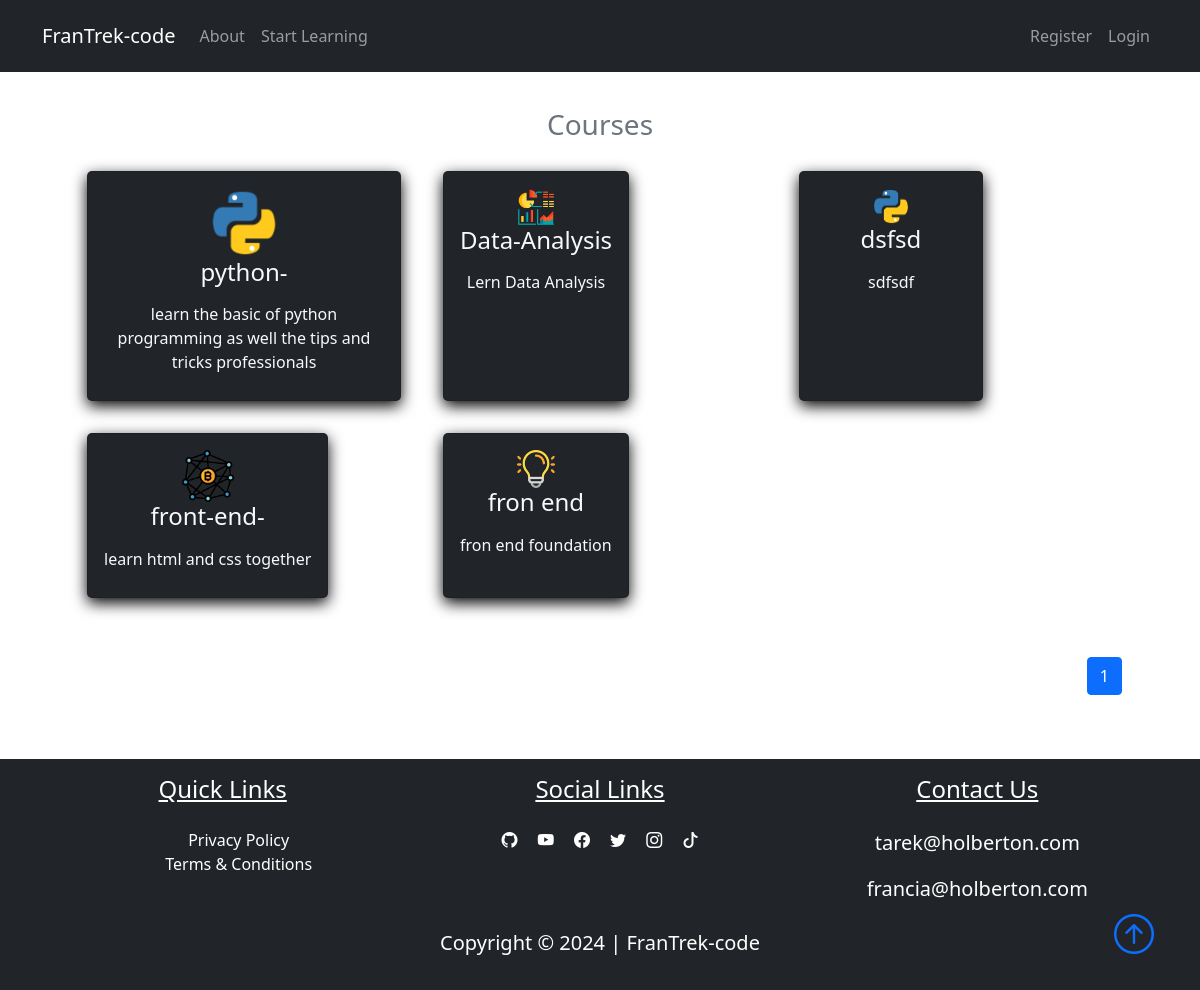
Screenshot of /courses with the database file from the repository.
### FranTrek/models.py (models this page shows, shortened)
class Course(db.Model):
    id = db.Column(db.Integer, primary_key=True)
    title = db.Column(db.String(50), unique=True, nullable=False)
    description = db.Column(db.String(150), nullable=False)
    icon = db.Column(db.String(20), nullable=False, default="default_icon.jpg")
    lessons = db.relationship("Lesson", backref="course_name", lazy=True)

### FranTrek/courses/routes.py (the view)
@courses_bp.route("/courses")
def courses():
    page = request.args.get("page", 1, type=int)
    courses = Course.query.paginate(page=page, per_page=6)
    return render_template("courses.html", title="Courses", courses=courses)

### FranTrek/templates/courses.html
{% extends "layout.html"%}
{% block content %}
<section class="bg-ligh">
    <div class="container p-5">
        <h3 class="text-center text-secondary" id='learn'>Courses</h3>
        <div class="row">
            {% for course in courses.items %}
            <div class="col-sm-12 col-md-6 col-lg-4 p-3 d-flex align-items-stretch">
                <a href="{{url_for('courses.course', course_title=course.title)}}" class="text-decoration-none">
                    <div class="card bg-dark text-light h-100">
                        <div class="card-body text-center">
                            <img src="{{url_for('static', filename='course_icons/'+course.icon)}}" alt=""
                                class="card-img w-25">
                            <h4 class="card-title mb-3">
                                {{course.title}}
                            </h4>
                            <p class="card-text">{{course.description}}</p>
                        </div>
                    </div>
                </a>
            </div>
            {% endfor %}
            <nav class="mt-5" aria-label="...">
                <ul class="pagination" style="display: flex; justify-content: flex-end">
                    {% for page_num in courses.iter_pages(left_edge=1, right_edge=1, left_current=1, right_current=2) %}
                    {% if page_num %}
                    {% if courses.page == page_num %}
                    <li class="page-item active">
                        <a href="{{url_for('courses.courses', page=page_num)}}" class="page-link">{{page_num}}</a>
                    </li>
                    {%else%}
                    <li class="page-item">
                        <a href="{{url_for('courses.courses', page=page_num)}}" class="page-link">{{page_num}}</a>
                    </li>
                    {%endif%}
                    {% else %}
                    ...
                    {% endif %}
                    {% endfor %}
                </ul>
            </nav>
        </div>
    </div>
</section>
{% endblock content %}

### FranTrek/static/main.css (style rules this page uses)
body::before { display: block; content: ''; height: 60px; }
.card { transition: 0.7s ease; box-shadow: 0 5px 15px rgba(1 1 1/ 15); border-radius: 5px; margin: 5px; }

### rows the page displays
Course: icon (picture), title "python-", description "learn the basic of python programming as well the tips and tricks professionals"
Course: icon (picture), title "Data-Analysis", description "Lern Data Analysis"
Course: icon (picture), title "dsfsd", description "sdfsdf"
Course: icon (picture), title "front-end-", description "learn html and css together"
Course: icon (picture), title "fron end", description "fron end foundation"

### other values shown
{{ page_num }} "1"
